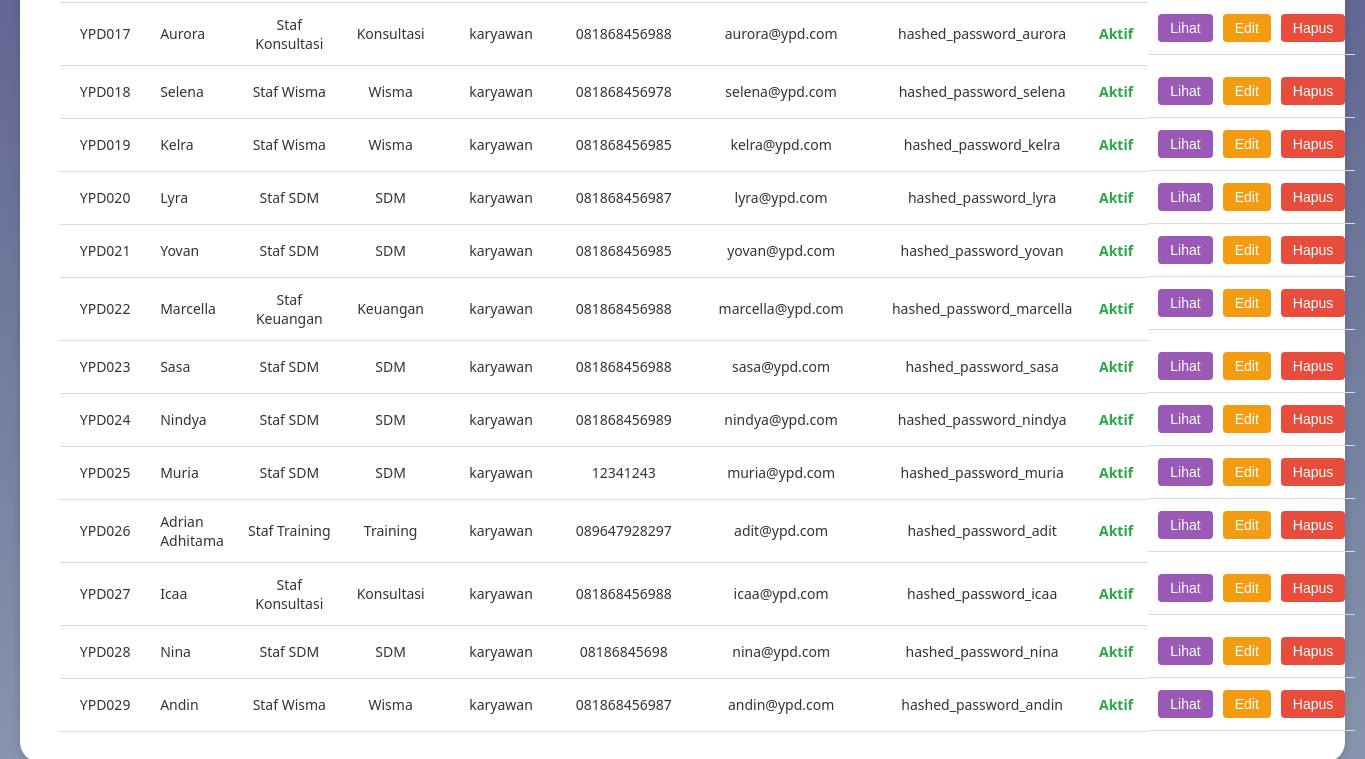
The app's page /data_karyawan.php (signed in, lower part), older data.
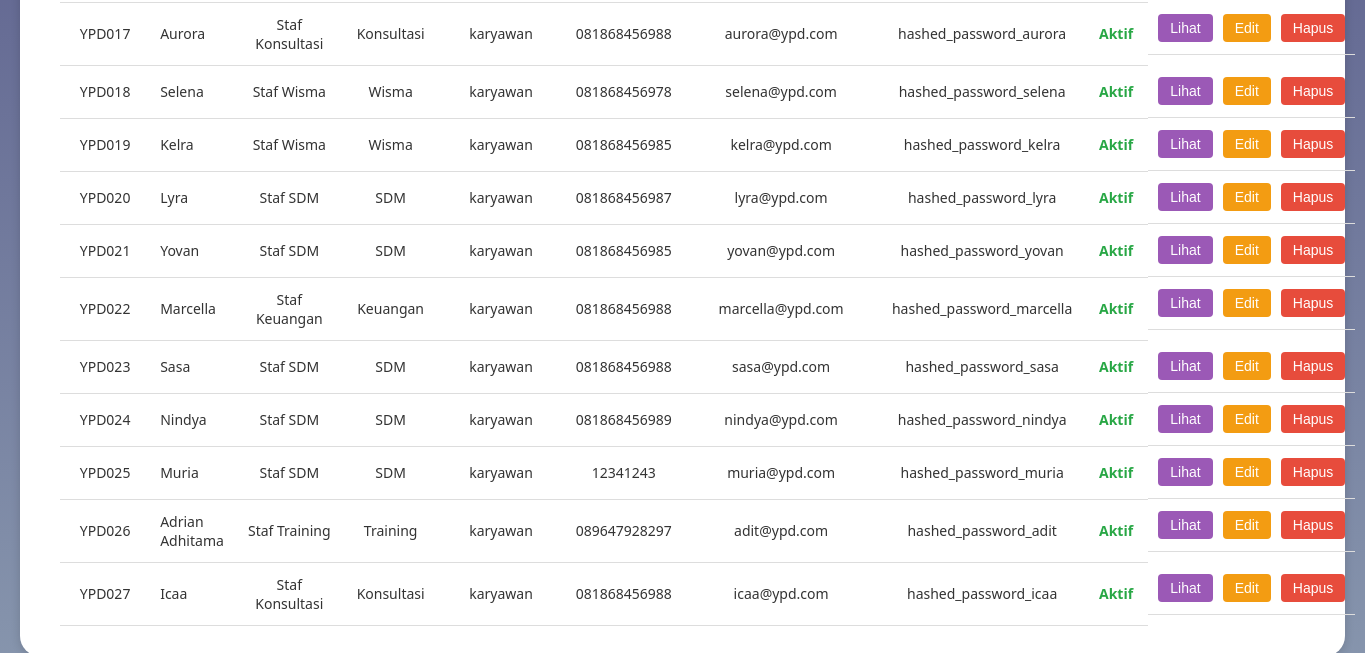
The same page, newer data.
### tables this page shows
CREATE TABLE `data_karyawan` (
  `id_karyawan` int(11) NOT NULL,
  `kode_karyawan` varchar(20) NOT NULL,
  `nama_lengkap` varchar(100) NOT NULL,
  `email` varchar(100) NOT NULL,
  `password` varchar(255) NOT NULL,
  `jabatan` varchar(50) NOT NULL,
  `divisi` varchar(50) NOT NULL,
  `role` varchar(100) NOT NULL DEFAULT 'karyawan',
  `no_telp` varchar(20) DEFAULT NULL,
  `sisa_cuti_tahunan` int(3) DEFAULT 0,
  `sisa_cuti_lustrum` int(3) DEFAULT 0,
  `status_aktif` enum('aktif','non_aktif') NOT NULL DEFAULT 'aktif',
  `created_at` timestamp NOT NULL DEFAULT current_timestamp(),
  `jenis_kelamin` varchar(10) DEFAULT NULL,
  `tempat_lahir` varchar(100) DEFAULT NULL,
  `tanggal_lahir` date DEFAULT NULL,
  `nik` varchar(20) DEFAULT NULL,
  `alamat_rumah` text DEFAULT NULL,
  `alamat_domisili` text DEFAULT NULL,
  `agama` varchar(20) DEFAULT NULL,
  `kontak_darurat` varchar(20) DEFAULT NULL,
  `pendidikan_terakhir` varchar(50) DEFAULT NULL,
  `is_deleted` tinyint(1) NOT NULL DEFAULT 0,
  `deleted_at` timestamp NULL DEFAULT NULL,
  `deleted_by` varchar(20) DEFAULT NULL
);

### data_karyawan.php (the view, shortened to what this page needs)
<?php
require_once 'config.php';
$sql = "SELECT id_karyawan, kode_karyawan, nama_lengkap, email, password, jabatan, divisi, role, no_telp, status_aktif, created_at
        FROM data_karyawan
        WHERE is_deleted = 0
        ORDER BY kode_karyawan";
$result = $conn->query($sql);
$karyawan = [];
if ($result->num_rows > 0) {
    while($row = $result->fetch_assoc()) {
        $karyawan[] = $row;
    }
}
?>
<!DOCTYPE html>
<html lang="id">
<head>
    <link rel="stylesheet" href="https://cdnjs.cloudflare.com/ajax/libs/font-awesome/6.4.0/css/all.min.css">
</head>
<body>
    <main>
        <div class="card">
            <table class="data-table" id="employeeTable">
                <tbody id="tableBody">
                    <?php if (empty($karyawan)): ?>
                        <tr>
                            <td colspan="10" class="no-results">Belum ada data karyawan</td>
                        </tr>
                    <?php else: ?>
                        <?php foreach($karyawan as $data): ?>
                        <tr>
                            <td><?php echo htmlspecialchars($data['kode_karyawan']); ?></td>
                            <td class='text-left'><?php echo htmlspecialchars($data['nama_lengkap']); ?></td>
                            <td><?php echo htmlspecialchars($data['jabatan']); ?></td>
                            <td><?php echo htmlspecialchars($data['divisi']); ?></td>
                            <td><?php echo htmlspecialchars($data['role']); ?></td>
                            <td><?php echo htmlspecialchars($data['no_telp']); ?></td>
                            <td><?php echo htmlspecialchars($data['email']); ?></td>
                            <td><?php echo htmlspecialchars($data['password']); ?></td>
                            <td>
                                <span class="<?php echo $data['status_aktif'] == 'aktif' ? 'status-aktif' : 'status-non-aktif'; ?>">
                                    <?php echo ucfirst($data['status_aktif']); ?>
                                </span>
                            </td>
                            <td class='action-cell'>
                                <button class='action-btn btn-lihat' data-id='<?php echo $data['id_karyawan']; ?>'>Lihat</button>
                                <button class='action-btn btn-edit' data-id='<?php echo $data['id_karyawan']; ?>'>Edit</button>
                                <button class='action-btn btn-hapus-small' data-id='<?php echo $data['id_karyawan']; ?>' data-nama='<?php echo htmlspecialchars($data['nama_lengkap']); ?>'>Hapus</button>
                            </td>
                        </tr>
                        <?php endforeach; ?>
                    <?php endif; ?>
                </tbody>
            </table>
        </div>
    </main>
</body>
</html>

Row changes from the older to the newer data that the page shows:
no longer on this page (row edited): data_karyawan: kode_karyawan "YPD028", nama_lengkap "Nina", jabatan "Staf SDM", divisi "SDM", role "karyawan", no_telp "08186845698", email "nina@ypd.com", password "hashed_password_nina", status_aktif "Aktif"
no longer on this page (row edited): data_karyawan: kode_karyawan "YPD029", nama_lengkap "Andin", jabatan "Staf Wisma", divisi "Wisma", role "karyawan", no_telp "081868456987", email "andin@ypd.com", password "hashed_password_andin", status_aktif "Aktif"
